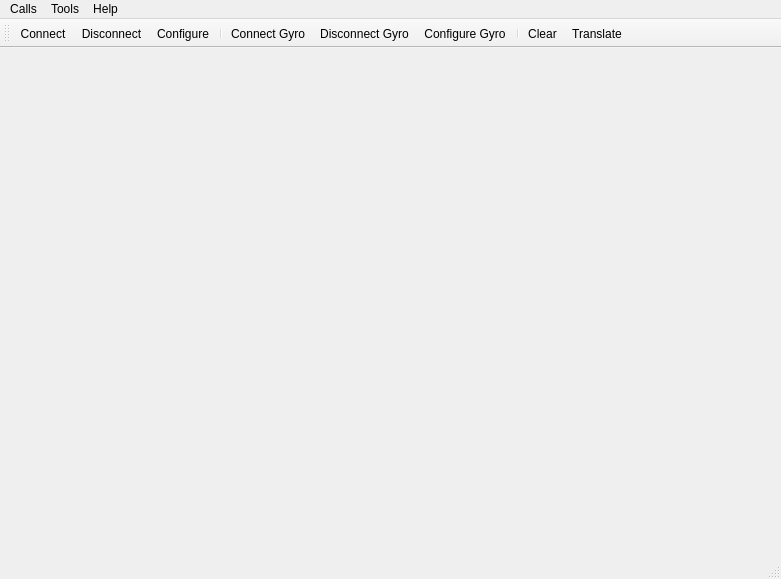
<?xml version="1.0" encoding="UTF-8"?>
<ui version="4.0">
 <class>MainWindow</class>
 <widget class="QMainWindow" name="MainWindow">
  <property name="geometry">
   <rect>
    <x>0</x>
    <y>0</y>
    <width>781</width>
    <height>579</height>
   </rect>
  </property>
  <property name="windowTitle">
   <string>Simple Terminal</string>
  </property>
  <widget class="QWidget" name="mainLayout">
   <layout class="QVBoxLayout" name="verticalLayout">
    <item>
     <layout class="QVBoxLayout" name="GraphLayoutPlaceHolder">
      <item>
       <layout class="QHBoxLayout" name="TwoGraphsLayout"/>
      </item>
     </layout>
    </item>
   </layout>
  </widget>
  <widget class="QMenuBar" name="menuBar">
   <property name="geometry">
    <rect>
     <x>0</x>
     <y>0</y>
     <width>781</width>
     <height>20</height>
    </rect>
   </property>
   <widget class="QMenu" name="menuCalls">
    <property name="title">
     <string>Calls</string>
    </property>
    <addaction name="actionConnect"/>
    <addaction name="actionDisconnect"/>
    <addaction name="actionConnectGyro"/>
    <addaction name="actionDisconnectGyro"/>
    <addaction name="separator"/>
    <addaction name="actionQuit"/>
   </widget>
   <widget class="QMenu" name="menuTools">
    <property name="title">
     <string>Tools</string>
    </property>
    <addaction name="actionConfigure"/>
    <addaction name="actionConfigureGyro"/>
    <addaction name="actionClear"/>
    <addaction name="actionTranslate"/>
   </widget>
   <widget class="QMenu" name="menuHelp">
    <property name="title">
     <string>Help</string>
    </property>
    <addaction name="actionAbout"/>
    <addaction name="actionAboutQt"/>
   </widget>
   <addaction name="menuCalls"/>
   <addaction name="menuTools"/>
   <addaction name="menuHelp"/>
  </widget>
  <widget class="QToolBar" name="mainToolBar">
   <attribute name="toolBarArea">
    <enum>TopToolBarArea</enum>
   </attribute>
   <attribute name="toolBarBreak">
    <bool>false</bool>
   </attribute>
   <addaction name="actionConnect"/>
   <addaction name="actionDisconnect"/>
   <addaction name="actionConfigure"/>
   <addaction name="separator"/>
   <addaction name="actionConnectGyro"/>
   <addaction name="actionDisconnectGyro"/>
   <addaction name="actionConfigureGyro"/>
   <addaction name="separator"/>
   <addaction name="actionClear"/>
   <addaction name="actionTranslate"/>
  </widget>
  <widget class="QStatusBar" name="statusBar"/>
  <action name="actionAbout">
   <property name="text">
    <string>&amp;About</string>
   </property>
   <property name="toolTip">
    <string>About program</string>
   </property>
   <property name="shortcut">
    <string>Alt+A</string>
   </property>
  </action>
  <action name="actionAboutQt">
   <property name="text">
    <string>About Qt</string>
   </property>
  </action>
  <action name="actionConnect">
   <property name="icon">
    <iconset resource="terminal.qrc">
     <normaloff>:/images/connect.png</normaloff>:/images/connect.png</iconset>
   </property>
   <property name="text">
    <string>C&amp;onnect</string>
   </property>
   <property name="toolTip">
    <string>Connect to serial port</string>
   </property>
   <property name="shortcut">
    <string>Ctrl+O</string>
   </property>
  </action>
  <action name="actionDisconnect">
   <property name="icon">
    <iconset resource="terminal.qrc">
     <normaloff>:/images/disconnect.png</normaloff>:/images/disconnect.png</iconset>
   </property>
   <property name="text">
    <string>&amp;Disconnect</string>
   </property>
   <property name="toolTip">
    <string>Disconnect from serial port</string>
   </property>
   <property name="shortcut">
    <string>Ctrl+D</string>
   </property>
  </action>
  <action name="actionConfigure">
   <property name="icon">
    <iconset resource="terminal.qrc">
     <normaloff>:/images/UHSett.ico</normaloff>:/images/UHSett.ico</iconset>
   </property>
   <property name="text">
    <string>&amp;Configure</string>
   </property>
   <property name="toolTip">
    <string>Configure serial port</string>
   </property>
   <property name="shortcut">
    <string>Alt+C</string>
   </property>
  </action>
  <action name="actionClear">
   <property name="icon">
    <iconset resource="terminal.qrc">
     <normaloff>:/images/clear.png</normaloff>:/images/clear.png</iconset>
   </property>
   <property name="text">
    <string>C&amp;lear</string>
   </property>
   <property name="toolTip">
    <string>Clear data</string>
   </property>
   <property name="shortcut">
    <string>Alt+L</string>
   </property>
  </action>
  <action name="actionQuit">
   <property name="icon">
    <iconset resource="terminal.qrc">
     <normaloff>:/images/application-exit.png</normaloff>:/images/application-exit.png</iconset>
   </property>
   <property name="text">
    <string>&amp;Quit</string>
   </property>
   <property name="shortcut">
    <string>Ctrl+Q</string>
   </property>
  </action>
  <action name="actionConnectGyro">
   <property name="icon">
    <iconset resource="terminal.qrc">
     <normaloff>:/images/connect.png</normaloff>:/images/connect.png</iconset>
   </property>
   <property name="text">
    <string>Connect Gyro</string>
   </property>
  </action>
  <action name="actionDisconnectGyro">
   <property name="icon">
    <iconset resource="terminal.qrc">
     <normaloff>:/images/disconnect.png</normaloff>:/images/disconnect.png</iconset>
   </property>
   <property name="text">
    <string>Disconnect Gyro</string>
   </property>
  </action>
  <action name="actionConfigureGyro">
   <property name="icon">
    <iconset resource="terminal.qrc">
     <normaloff>:/images/GyroSett.ico</normaloff>:/images/GyroSett.ico</iconset>
   </property>
   <property name="text">
    <string>Configure Gyro</string>
   </property>
  </action>
  <action name="actionTranslate">
   <property name="icon">
    <iconset resource="terminal.qrc">
     <normaloff>:/images/tra.png</normaloff>:/images/tra.png</iconset>
   </property>
   <property name="text">
    <string>Translate</string>
   </property>
  </action>
 </widget>
 <layoutdefault spacing="6" margin="11"/>
 <resources>
  <include location="terminal.qrc"/>
 </resources>
 <connections/>
</ui>
